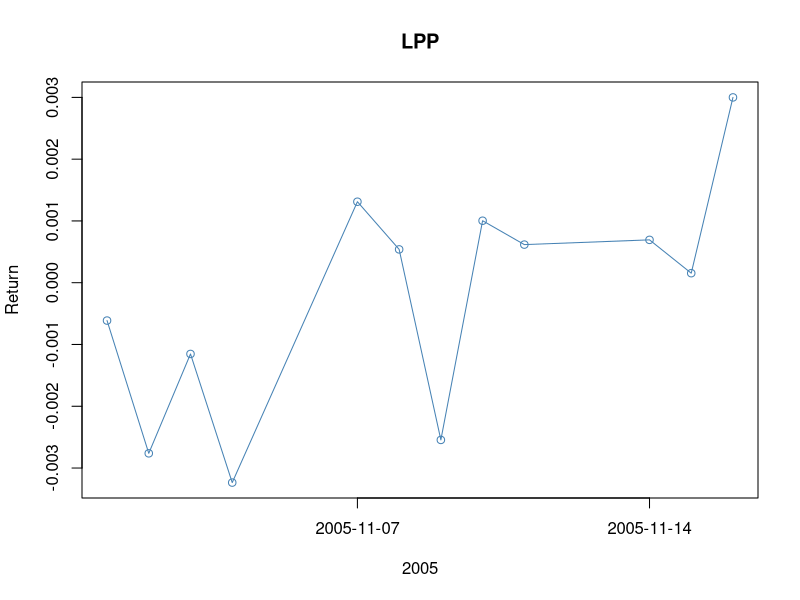
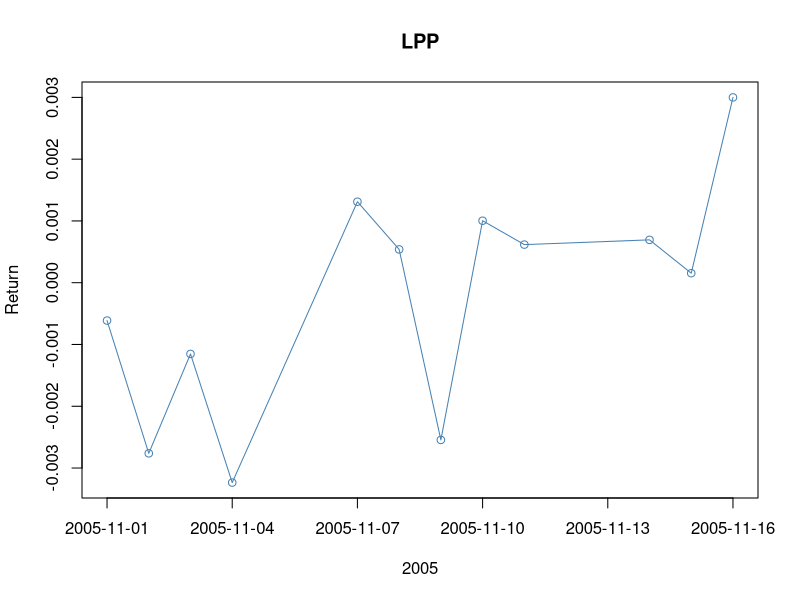
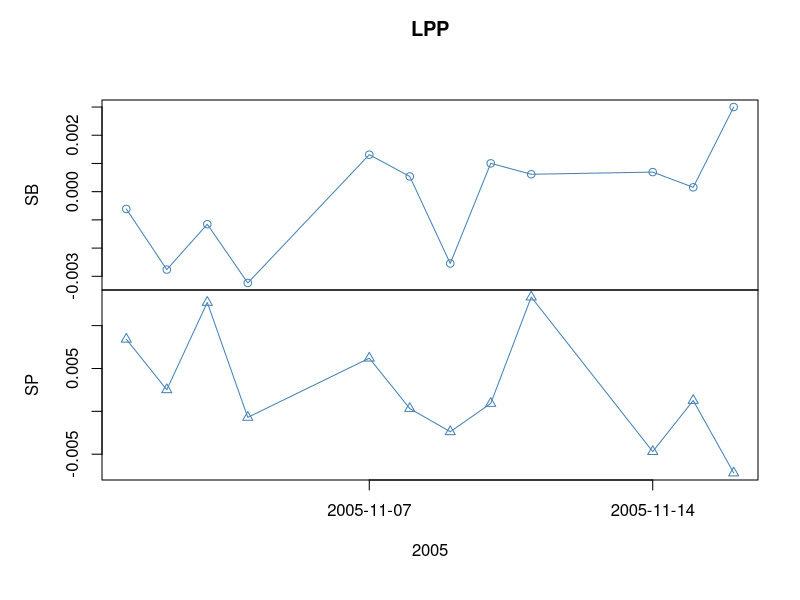
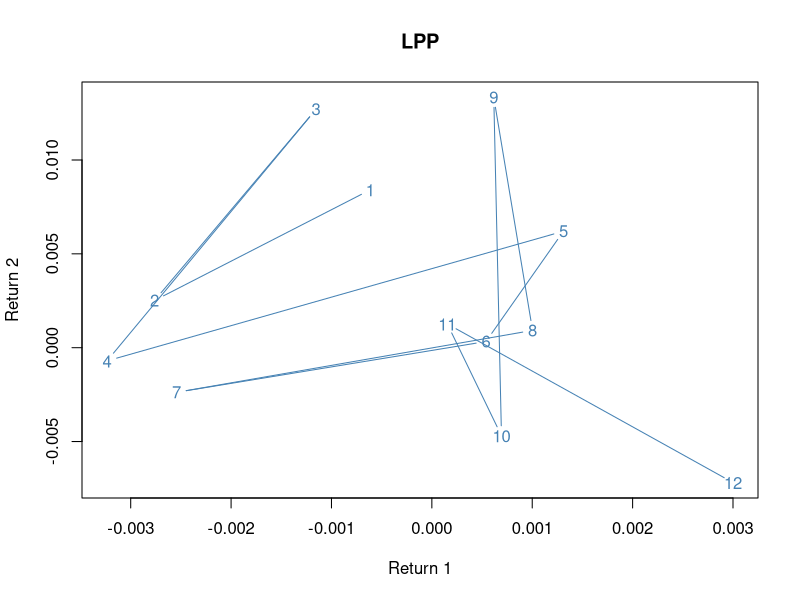
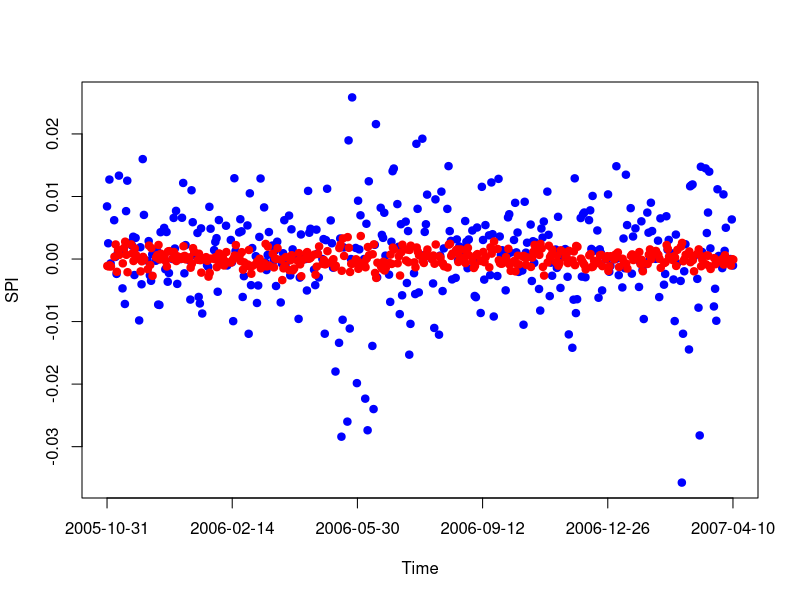
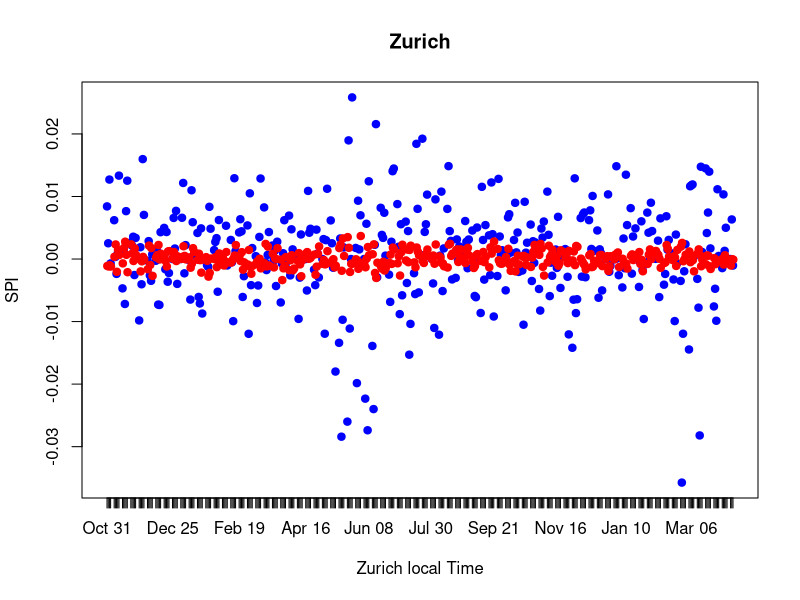
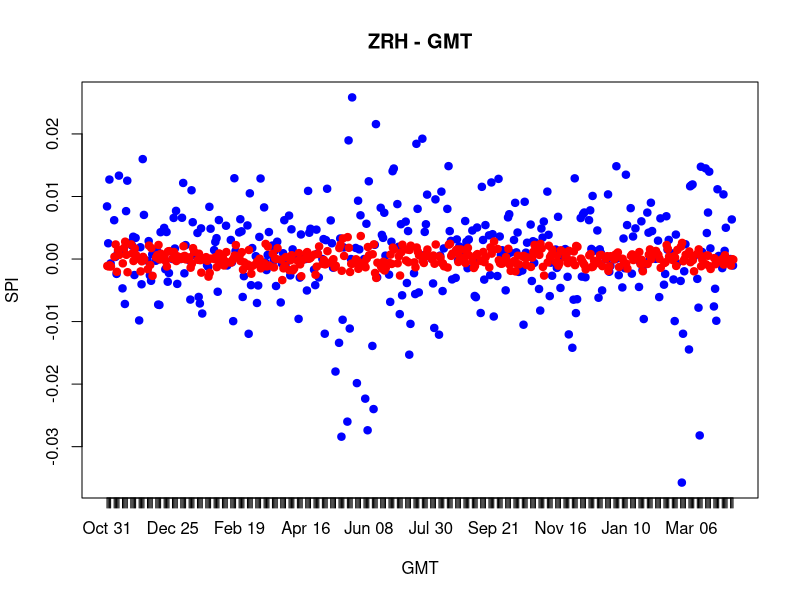

Write the R code that produced these figures, in order.
library(timeSeries)


### Name: plot-methods
### Title: Plot a Time Series
### Aliases: plot plot,timeSeries-method lines,timeSeries-method
###   points,timeSeries-method pretty.timeSeries
### Keywords: chron

### ** Examples

## Load Swiss Pension Fund Benchmark Data -
   LPP <- LPP2005REC[1:12, 1:4]
   colnames(LPP) <- abbreviate(colnames(LPP), 2)
   finCenter(LPP) <- "GMT"

## Example Plot 1 -
   plot(LPP[, 1], type = "o", col = "steelblue",
     main = "LPP", xlab = "2005", ylab = "Return")
   plot(LPP[, 1], at="auto", type = "o", col = "steelblue",
     main = "LPP", xlab = "2005", ylab = "Return")

## Example Plot 2 -
   plot(LPP[, 1:2], type = "o", col = "steelblue",
     main = "LPP", xlab = "2005", ylab = "Return")

## Example Plot 3 -
   plot(LPP[, 1], LPP[, 2], type = "p", col = "steelblue",
     main = "LPP", xlab = "Return 1", ylab = "Return 2")

## Example Plot 4a, The Wrong Way to do it! -
   LPP <- as.timeSeries(data(LPP2005REC))
   ZRH <- as.timeSeries(LPP[,"SPI"], zone = "Zurich", FinCenter = "Zurich")
   NYC <- as.timeSeries(LPP[,"LMI"], zone = "NewYork", FinCenter = "NewYork")
   finCenter(ZRH)
   finCenter(NYC)
   plot(ZRH, at="auto", type = "p", pch = 19, col = "blue")
   points(NYC, pch = 19, col = "red")

## Example Plot 4b, Convert NYC to Zurich Time -
   finCenter(ZRH) <- "Zurich"
   finCenter(NYC) <- "Zurich"
   at <- unique(round(time(ZRH)))
   plot(ZRH, type = "p", pch = 19, col = "blue", format = "%b %d", at = at,
       xlab = paste(ZRH@FinCenter, "local Time"), main = ZRH@FinCenter)
   points(NYC, pch = 19, col = "red")

## Example 4c, Force Everything to GMT Using "FinCenter" Argument -
   finCenter(ZRH) <- "Zurich"
   finCenter(NYC) <- "NewYork"
   at <- unique(round(time(ZRH)))
   plot(ZRH, type = "p", pch = 19, col = "blue", format = "%b %d", at = at,
       FinCenter = "GMT", xlab = "GMT", main = "ZRH - GMT")
   points(NYC, FinCenter = "GMT", pch = 19, col = "red")
